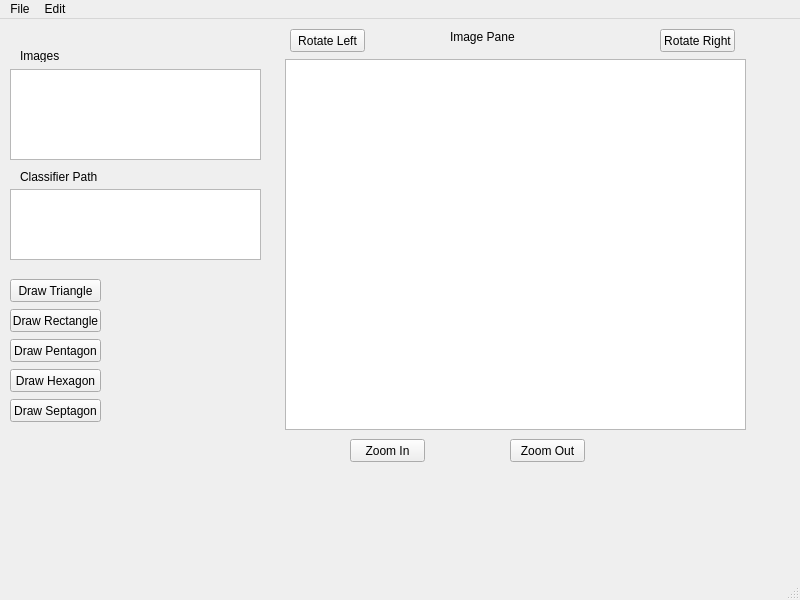
<?xml version="1.0" encoding="UTF-8"?>
<ui version="4.0">
 <class>MainWindow</class>
 <widget class="QMainWindow" name="MainWindow">
  <property name="geometry">
   <rect>
    <x>0</x>
    <y>0</y>
    <width>800</width>
    <height>600</height>
   </rect>
  </property>
  <property name="windowTitle">
   <string>MainWindow</string>
  </property>
  <widget class="QWidget" name="centralwidget">
   <widget class="QGraphicsView" name="graphicsView">
    <property name="geometry">
     <rect>
      <x>285</x>
      <y>40</y>
      <width>461</width>
      <height>371</height>
     </rect>
    </property>
   </widget>
   <widget class="QPushButton" name="pushButton">
    <property name="geometry">
     <rect>
      <x>350</x>
      <y>420</y>
      <width>75</width>
      <height>23</height>
     </rect>
    </property>
    <property name="text">
     <string>Zoom In</string>
    </property>
   </widget>
   <widget class="QPushButton" name="pushButton_2">
    <property name="geometry">
     <rect>
      <x>510</x>
      <y>420</y>
      <width>75</width>
      <height>23</height>
     </rect>
    </property>
    <property name="text">
     <string>Zoom Out</string>
    </property>
   </widget>
   <widget class="QPushButton" name="pushButton_3">
    <property name="geometry">
     <rect>
      <x>10</x>
      <y>260</y>
      <width>91</width>
      <height>23</height>
     </rect>
    </property>
    <property name="text">
     <string>Draw Triangle</string>
    </property>
   </widget>
   <widget class="QPushButton" name="pushButton_4">
    <property name="geometry">
     <rect>
      <x>10</x>
      <y>290</y>
      <width>91</width>
      <height>23</height>
     </rect>
    </property>
    <property name="text">
     <string>Draw Rectangle</string>
    </property>
   </widget>
   <widget class="QListWidget" name="listWidget">
    <property name="geometry">
     <rect>
      <x>10</x>
      <y>50</y>
      <width>251</width>
      <height>91</height>
     </rect>
    </property>
   </widget>
   <widget class="QLabel" name="label">
    <property name="geometry">
     <rect>
      <x>20</x>
      <y>30</y>
      <width>47</width>
      <height>13</height>
     </rect>
    </property>
    <property name="text">
     <string>Images</string>
    </property>
   </widget>
   <widget class="QLabel" name="label_2">
    <property name="geometry">
     <rect>
      <x>20</x>
      <y>150</y>
      <width>91</width>
      <height>16</height>
     </rect>
    </property>
    <property name="text">
     <string>Classifier Path</string>
    </property>
   </widget>
   <widget class="QListWidget" name="listWidget_2">
    <property name="geometry">
     <rect>
      <x>10</x>
      <y>170</y>
      <width>251</width>
      <height>71</height>
     </rect>
    </property>
   </widget>
   <widget class="QPushButton" name="pushButton_5">
    <property name="geometry">
     <rect>
      <x>10</x>
      <y>320</y>
      <width>91</width>
      <height>23</height>
     </rect>
    </property>
    <property name="text">
     <string>Draw Pentagon</string>
    </property>
   </widget>
   <widget class="QPushButton" name="pushButton_6">
    <property name="geometry">
     <rect>
      <x>10</x>
      <y>350</y>
      <width>91</width>
      <height>23</height>
     </rect>
    </property>
    <property name="text">
     <string>Draw Hexagon</string>
    </property>
   </widget>
   <widget class="QPushButton" name="pushButton_7">
    <property name="geometry">
     <rect>
      <x>10</x>
      <y>380</y>
      <width>91</width>
      <height>23</height>
     </rect>
    </property>
    <property name="text">
     <string>Draw Septagon</string>
    </property>
   </widget>
   <widget class="QLabel" name="label_3">
    <property name="geometry">
     <rect>
      <x>450</x>
      <y>10</y>
      <width>111</width>
      <height>16</height>
     </rect>
    </property>
    <property name="text">
     <string>Image Pane</string>
    </property>
   </widget>
   <widget class="QPushButton" name="pushButton_8">
    <property name="geometry">
     <rect>
      <x>290</x>
      <y>10</y>
      <width>75</width>
      <height>23</height>
     </rect>
    </property>
    <property name="text">
     <string>Rotate Left</string>
    </property>
   </widget>
   <widget class="QPushButton" name="pushButton_9">
    <property name="geometry">
     <rect>
      <x>660</x>
      <y>10</y>
      <width>75</width>
      <height>23</height>
     </rect>
    </property>
    <property name="text">
     <string>Rotate Right</string>
    </property>
   </widget>
  </widget>
  <widget class="QMenuBar" name="menubar">
   <property name="geometry">
    <rect>
     <x>0</x>
     <y>0</y>
     <width>800</width>
     <height>21</height>
    </rect>
   </property>
   <widget class="QMenu" name="menuFile">
    <property name="title">
     <string>File</string>
    </property>
    <addaction name="actionOpen"/>
    <addaction name="actionSave"/>
    <addaction name="actionQuit"/>
   </widget>
   <widget class="QMenu" name="menuEdit">
    <property name="title">
     <string>Edit</string>
    </property>
    <addaction name="actionCopy"/>
    <addaction name="actionPaste"/>
   </widget>
   <addaction name="menuFile"/>
   <addaction name="menuEdit"/>
  </widget>
  <widget class="QStatusBar" name="statusbar"/>
  <action name="actionOpen">
   <property name="text">
    <string>Open</string>
   </property>
  </action>
  <action name="actionSave">
   <property name="text">
    <string>Save</string>
   </property>
  </action>
  <action name="actionCopy">
   <property name="text">
    <string>Copy</string>
   </property>
  </action>
  <action name="actionQuit">
   <property name="text">
    <string>Quit</string>
   </property>
  </action>
  <action name="actionPaste">
   <property name="text">
    <string>Paste</string>
   </property>
  </action>
 </widget>
 <resources/>
 <connections/>
</ui>
